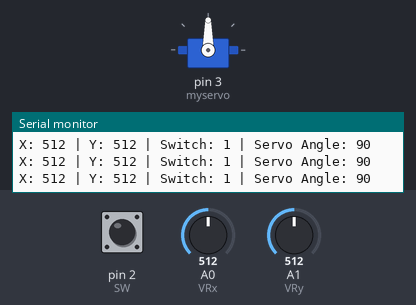
Bench run of a sketch on a simulated Arduino Uno, built with avr-gcc and run on an emulated ATmega328P. On the bench: servo, the last lines printed to the serial monitor. The inputs (shaded band) are chosen by the test bench; at power-on: A0 (VRx) = 512, pin 2 (SW) HIGH, A1 (VRy) = 512.

Above: at 1.2 s.
1.3 s: A0 (VRx) set to 716
At 2.4 s:
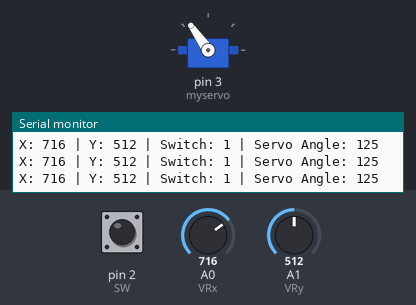
2.9 s: A0 (VRx) set to 900
At 3.9 s:
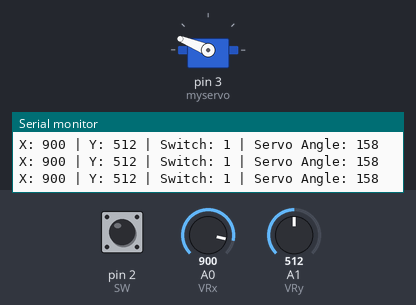
4.5 s: A0 (VRx) set to 1023
At 5.5 s:
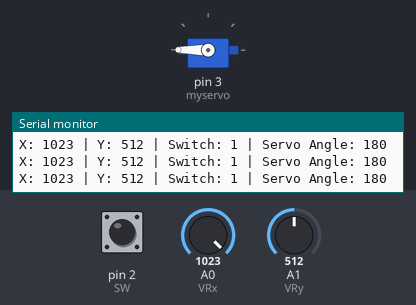
6.1 s: A0 (VRx) set to 306
At 7.0 s:
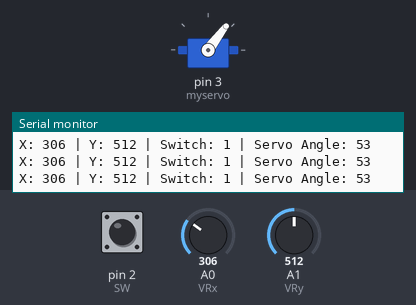
7.7 s: A0 (VRx) set to 105
At 8.6 s:
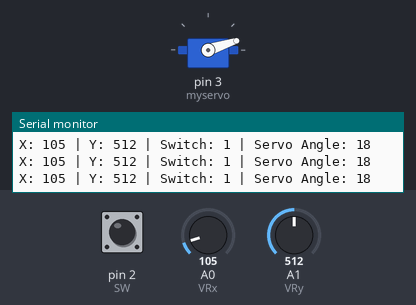
9.3 s: A0 (VRx) set to 92
At 10.1 s:
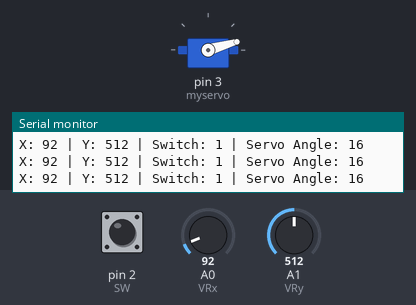
Timing chart, 0 to 12.3 s (numbered marks = the images above; inputs shaded):
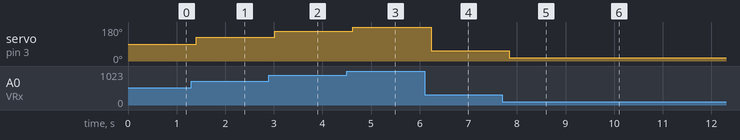

The sketch:

LaserLightControlled.ino
```cpp
#include <Servo.h>

const int VRx = A0; // Joystick VRx pin
const int VRy = A1; // Joystick VRy pin
const int SW = 2;   // Joystick switch pin

Servo myservo; // create servo object to control a servo

void setup() {
    pinMode(VRx, INPUT);
    pinMode(VRy, INPUT);
    pinMode(SW, INPUT_PULLUP);

    myservo.attach(3); // attaches the servo on pin 3 to the servo object

    Serial.begin(9600);
}

void loop() {
    int xPosition = analogRead(VRx);
    int yPosition = analogRead(VRy);
    int switchState = digitalRead(SW);

    // Map the joystick position to servo angle
    int servoAngle = map(xPosition, 0, 1023, 0, 180);

    // Set the servo position
    myservo.write(servoAngle);

    // Display joystick position and servo angle
    Serial.print("X: ");
    Serial.print(xPosition);
    Serial.print(" | Y: ");
    Serial.print(yPosition);
    Serial.print(" | Switch: ");
    Serial.print(switchState);
    Serial.print(" | Servo Angle: ");
    Serial.println(servoAngle);

    delay(200);
}
```

Measured:
- after the input at 1.3 s, servo on pin 3 (myservo): 90° → 125° after 0.11 s
- after the input at 2.9 s, servo on pin 3 (myservo): 125° → 158° after 0.12 s
- after the input at 4.5 s, servo on pin 3 (myservo): 158° → 180° after 0.13 s
- after the input at 6.1 s, servo on pin 3 (myservo): 180° → 53° after 0.14 s
- after the input at 7.7 s, servo on pin 3 (myservo): 53° → 18° after 0.15 s
- after the input at 9.3 s, servo on pin 3 (myservo): 18° → 16° after 0.15 s
